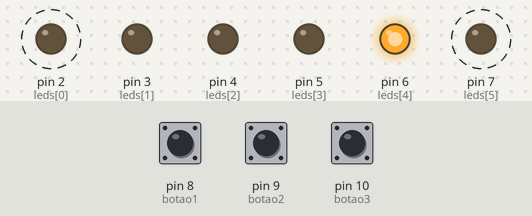
A sketch run on a simulated Arduino Uno, built with avr-gcc and run on an emulated ATmega328P. Shown: output pins drawn as LEDs (lit = HIGH). Dashed ring = blinking. The inputs (shaded band) are chosen by the test bench; at power-on: pin 8 (botao1) HIGH, pin 9 (botao2) HIGH, pin 10 (botao3) HIGH.

Above: at 1.2 s.
1.3 s: pin 8 (botao1) pulled LOW for 0.15 s
At 2.11 s:
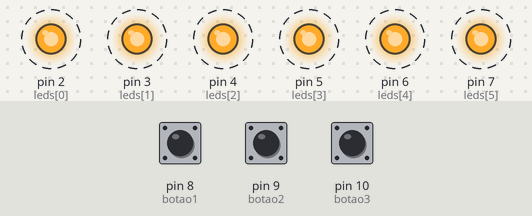
4.3 s: pin 9 (botao2) pulled LOW for 0.15 s
At 5.1 s:
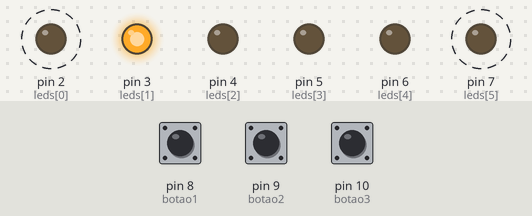
7.3 s: pin 10 (botao3) pulled LOW for 0.15 s
10.3 s: pin 8 (botao1) pulled LOW for 1 s
At 10.47 s:
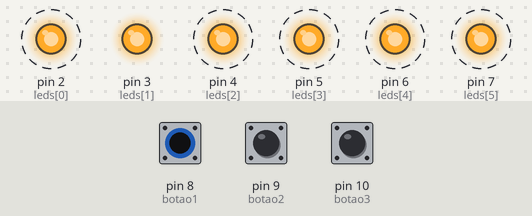
13.3 s: pin 9 (botao2) pulled LOW for 1 s
At 13.8 s:
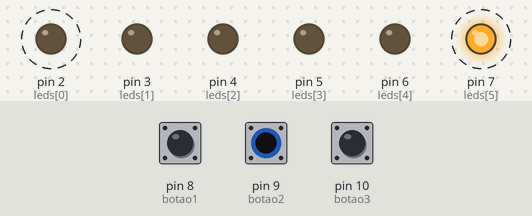
Timing chart, 0 to 17.3 s (numbered marks = the images above; inputs shaded):
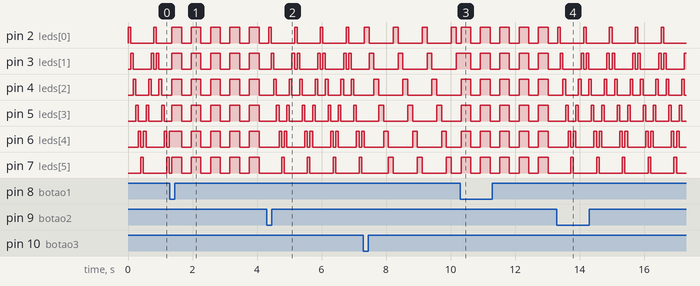

Measured:
- after the input at 1.3 s, pin 2 (leds[0]), pin 7 (leds[5]): alternates HIGH for 0.30 s and LOW for 0.30 s, starting after 0.06 s
- after the input at 4.3 s, pin 2 (leds[0]): alternates HIGH for 0.08 s and LOW for 0.72 s, starting after 0.14 s; pin 7 (leds[5]): alternates HIGH for 0.08 s and LOW for 0.72 s, starting after 0.46 s
- after the input at 10.3 s, pin 2 (leds[0]), pin 5 (leds[3]), pin 6 (leds[4]), pin 7 (leds[5]): alternates HIGH for 0.30 s and LOW for 0.30 s, starting at once; pin 3 (leds[1]), pin 4 (leds[2]): alternates HIGH for 0.30 s and LOW for 0.30 s, starting after 0.32 s
- after the input at 13.3 s, pin 2 (leds[0]): alternates HIGH for 0.08 s and LOW for 0.72 s, starting after 0.11 s; pin 7 (leds[5]): alternates HIGH for 0.08 s and LOW for 0.72 s, starting after 0.43 s
- by itself, pin 2 (leds[0]), pin 7 (leds[5]): alternates HIGH for 0.08 s and LOW for 0.72 s
- by itself, pin 3 (leds[1]), pin 4 (leds[2]), pin 5 (leds[3]): alternates HIGH for 0.15 s and LOW for 0.75 s
- by itself, pin 6 (leds[4]): repeats every 0.90 s: HIGH 0.15 s, LOW 0.75 s

The sketch:

07_06_multiplos_modos_switch_case.ino
```cpp
int leds[] = {2, 3, 4, 5, 6, 7};
int numLeds = 6;

int botao1 = 8;   // pressionar -> modo 1 (piscarTodos)
int botao2 = 9;   // pressionar -> modo 2 (knightRider)
int botao3 = 10;  // pressionar -> modo 3 (sequencial)

int modo = 2;

void todosDesligados() {
  for (int i = 0; i < numLeds; i++) {
    digitalWrite(leds[i], LOW);
  }
}

void lerBotoes() {
  if (digitalRead(botao1) == LOW) modo = 1;
  if (digitalRead(botao2) == LOW) modo = 2;
  if (digitalRead(botao3) == LOW) modo = 3;
}

void piscarTodos() {
  int modoAoEntrar = modo;
  for (int i = 0; i < numLeds; i++) digitalWrite(leds[i], HIGH);
  delay(300);
  todosDesligados();
  delay(300);
  lerBotoes();
}

void sequencial() {
  for (int i = 0; i < numLeds; i++) {
    todosDesligados();
    digitalWrite(leds[i], HIGH);
    delay(150);
    lerBotoes();
    if (modo != 3) return;   // botão trocou o modo -> sai na hora
  }
}

void knightRider() {
  for (int i = 0; i < numLeds; i++) {
    todosDesligados();
    digitalWrite(leds[i], HIGH);
    delay(80);
    lerBotoes();
    if (modo != 2) return;
  }
  for (int i = numLeds - 2; i >= 1; i--) {
    todosDesligados();
    digitalWrite(leds[i], HIGH);
    delay(80);
    lerBotoes();
    if (modo != 2) return;
  }
}

void setup() {
  for (int i = 0; i < numLeds; i++) {
    pinMode(leds[i], OUTPUT);
  }
  pinMode(botao1, INPUT_PULLUP);
  pinMode(botao2, INPUT_PULLUP);
  pinMode(botao3, INPUT_PULLUP);
}

void loop() {
  lerBotoes();

  switch (modo) {
    case 1:
      piscarTodos();
      break;
    case 2:
      knightRider();
      break;
    case 3:
      sequencial();
      break;
    default:
      todosDesligados();
      break;
  }
}
```
